Frame 1 (no input): blank canvas, image omitted
Frame 60 (the mouse pressed at the canvas centre just before this capture): blank canvas, image omitted
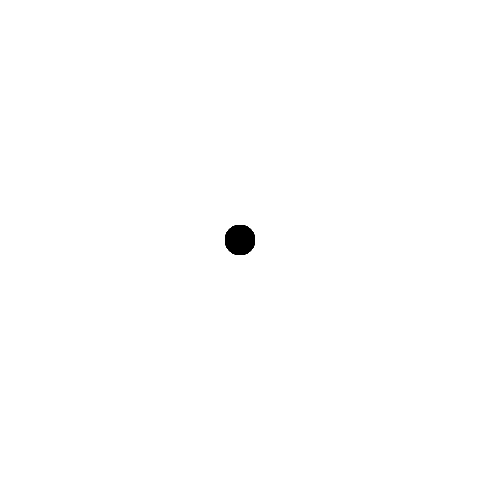
Frame 120 (the mouse held since frame 60 and released just before this capture)

The Processing sketch whose frames 1 and 60 were blank and that drew this single picture after the mouse press (run headless with seeded random() and noise(); from frame 60 on, the mouse is pressed at the canvas centre):

// Processing sketch: processing_141386
// ── processing_141386.pde

// This sketch draws on the mouse and mouseX inverse when a mouse
// button is clicked. This is acheived using the map function.

void setup() {
  size(480,480);
  background(255);
  noStroke();
  fill(0);
}

void draw() {
  // float rx is the inverse of mouseX achieved through map func.
  float rx = map(mouseX,0,width,width,0);
  
  // By pressing r, g, b, or k, the user can change the color of
  // the ellipse to create a unique design.
  if(keyPressed){
    if(key == 'r' || key == 'R'){
      fill(255,0,0);
    }
    if(key == 'g' || key == 'G'){
      fill(0,255,0);
    }
    if(key == 'b' || key == 'B'){
      fill(0,0,255);
    }
    if(key == 'k' || key == 'K'){
      fill(0);
    }
  }
  if(mousePressed) {
    ellipse(rx,mouseY,30,30);
    ellipse(mouseX,mouseY,30,30);
  }

}
  
